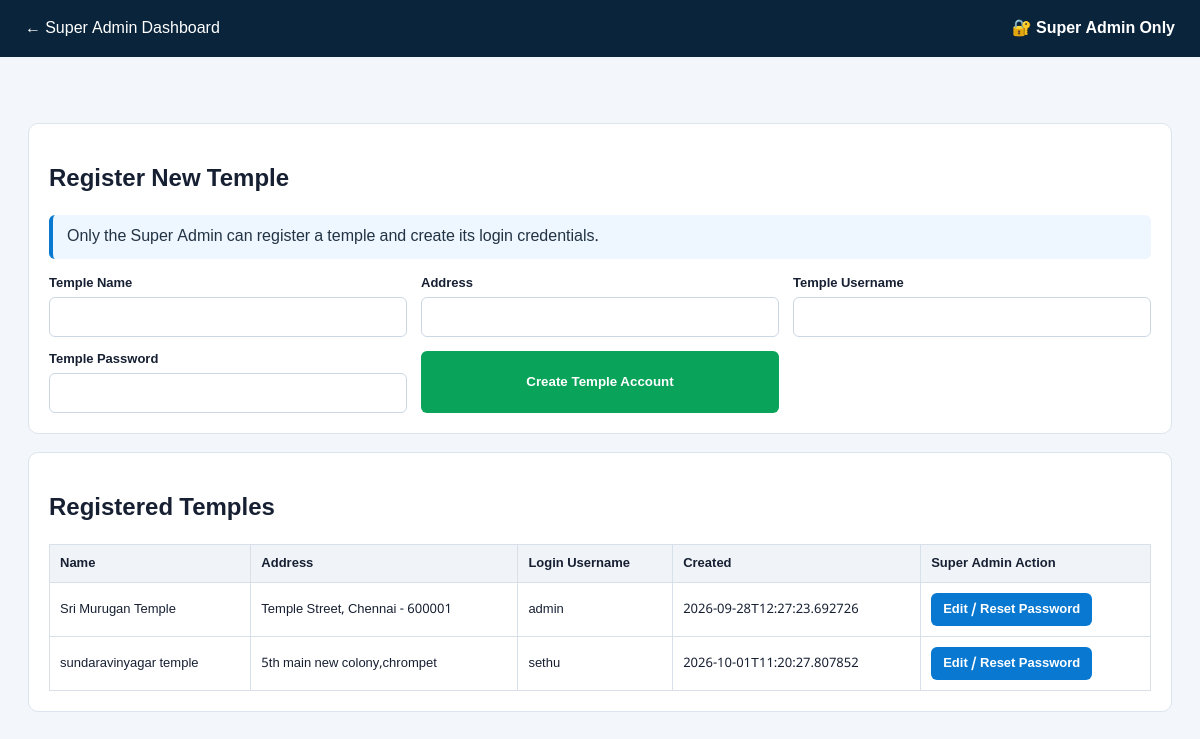
Screenshot of /admin/temples (signed in) with the database file from the repository.
### tables this page shows
CREATE TABLE users (
            id INTEGER PRIMARY KEY AUTOINCREMENT,
            temple_id INTEGER NOT NULL,
            username TEXT NOT NULL,
            password TEXT,
            password_hash TEXT,
            role TEXT NOT NULL DEFAULT 'admin',
            UNIQUE(temple_id, username),
            FOREIGN KEY(temple_id) REFERENCES temples(id) ON DELETE CASCADE
        );

CREATE TABLE temples (
        id INTEGER PRIMARY KEY AUTOINCREMENT,
        name TEXT NOT NULL UNIQUE,
        address TEXT,
        created_at TEXT NOT NULL
    );

### app.py (the view, shortened to what this page needs)
@app.route("/admin/temples", methods=["GET", "POST"])
@super_admin_required
def temples():
    rows = query(
        """SELECT t.id,t.name,t.address,t.created_at,u.username
           FROM temples t LEFT JOIN users u ON u.temple_id=t.id
           ORDER BY t.name"""
    )
    return render_template("temples.html", rows=rows)

### app.py (called while the page is built)
@app.context_processor
def accounting_categories():
    return {"INCOME_CATEGORIES": INCOME_CATEGORIES, "EXPENSE_CATEGORIES": EXPENSE_CATEGORIES}

def db():
    c = sqlite3.connect(DB)
    c.row_factory = sqlite3.Row
    c.execute("PRAGMA foreign_keys = ON")
    return c

def query(sql, args=()):
    c = db()
    rows = c.execute(sql, args).fetchall()
    c.close()
    return rows

def is_logged_in():
    return "user_id" in session

def is_super_admin():
    return session.get("role") == "super_admin"

def super_admin_required(fn):
    @wraps(fn)
    def wrapper(*args, **kwargs):
        if not is_logged_in():
            return redirect(url_for("login"))
        if not is_super_admin():
            flash("Super Admin authorization is required for this action.")
            return redirect(url_for("dashboard"))
        return fn(*args, **kwargs)
    return wrapper

### templates/temples.html
<!doctype html><html lang="ta"><head><meta charset="utf-8"><meta name="viewport" content="width=device-width,initial-scale=1"><title>Super Admin - Temple Accounts</title><link rel="stylesheet" href="/static/style.css"></head><body><div class="reportbar"><a href="/dashboard">← Super Admin Dashboard</a><strong>🔐 Super Admin Only</strong></div><main class="wide">{% with messages=get_flashed_messages() %}{% for m in messages %}<div class="success">{{m}}</div>{% endfor %}{% endwith %}<section class="panel"><h2>Register New Temple</h2><div class="notice">Only the Super Admin can register a temple and create its login credentials.</div><form method="post" class="form"><div><label>Temple Name</label><input name="name" required></div><div><label>Address</label><input name="address"></div><div><label>Temple Username</label><input name="username" required></div><div><label>Temple Password</label><input name="password" type="password" minlength="8" required></div><button class="green">Create Temple Account</button></form></section><section class="panel"><h2>Registered Temples</h2><table><tr><th>Name</th><th>Address</th><th>Login Username</th><th>Created</th><th>Super Admin Action</th></tr>{% for r in rows %}<tr><td>{{r.name}}</td><td>{{r.address or "-"}}</td><td>{{r.username or "-"}}</td><td>{{r.created_at}}</td><td><a class="button blue" href="/admin/temples/{{r.id}}/edit">Edit / Reset Password</a></td></tr>{% endfor %}</table></section></main></body></html>

### static/style.css (style rules this page uses)
* { box-sizing:border-box }
body { margin:0;background:#f3f6fa;color:#172033;font-family:"Noto Sans Tamil","Nirmala UI",Arial,sans-serif }
main { margin-left:245px;padding:28px;max-width:1400px }
.wide { margin-left:0;max-width:1400px }
header,.reportbar { display:flex;justify-content:space-between;align-items:center;margin-bottom:20px }
.reportbar { padding:18px 25px;background:#09243b;color:white }
.reportbar a { color:white;text-decoration:none }
.panel { background:white;border:1px solid #dce4ee;border-radius:10px;padding:20px;margin-top:18px }
.form { display:grid;grid-template-columns:repeat(3,1fr);gap:14px }
.form label { display:block;font-weight:700;font-size:13px;margin-bottom:5px }
.form input,.form select { width:100%;padding:11px;border:1px solid #ccd7e4;border-radius:6px;font-size:14px }
.green { background:#0aa35a;color:white;border:0;padding:12px 20px;border-radius:6px;font-weight:700;cursor:pointer }
table { width:100%;border-collapse:collapse;font-size:13px }
th,td { padding:10px;border:1px solid #d8e0e9;text-align:left }
th { background:#f0f3f7 }
.notice { padding:12px 14px;background:#eef6ff;border-left:4px solid #0878d1;border-radius:6px;margin:10px 0 16px;color:#234 }
.button { display:inline-block;padding:8px 12px;border-radius:6px;text-decoration:none;border:0;cursor:pointer;font-weight:700 }
.blue { background:#0878d1;color:#fff }

### rows the page displays
users: name "Sri Murugan Temple", address "Temple Street, Chennai - 600001", username "admin", created_at "2026-09-28T12:27:23.692726"
users: name "sundaravinyagar temple", address "5th main new colony,chrompet", username "sethu", created_at "2026-10-01T11:20:27.807852"
